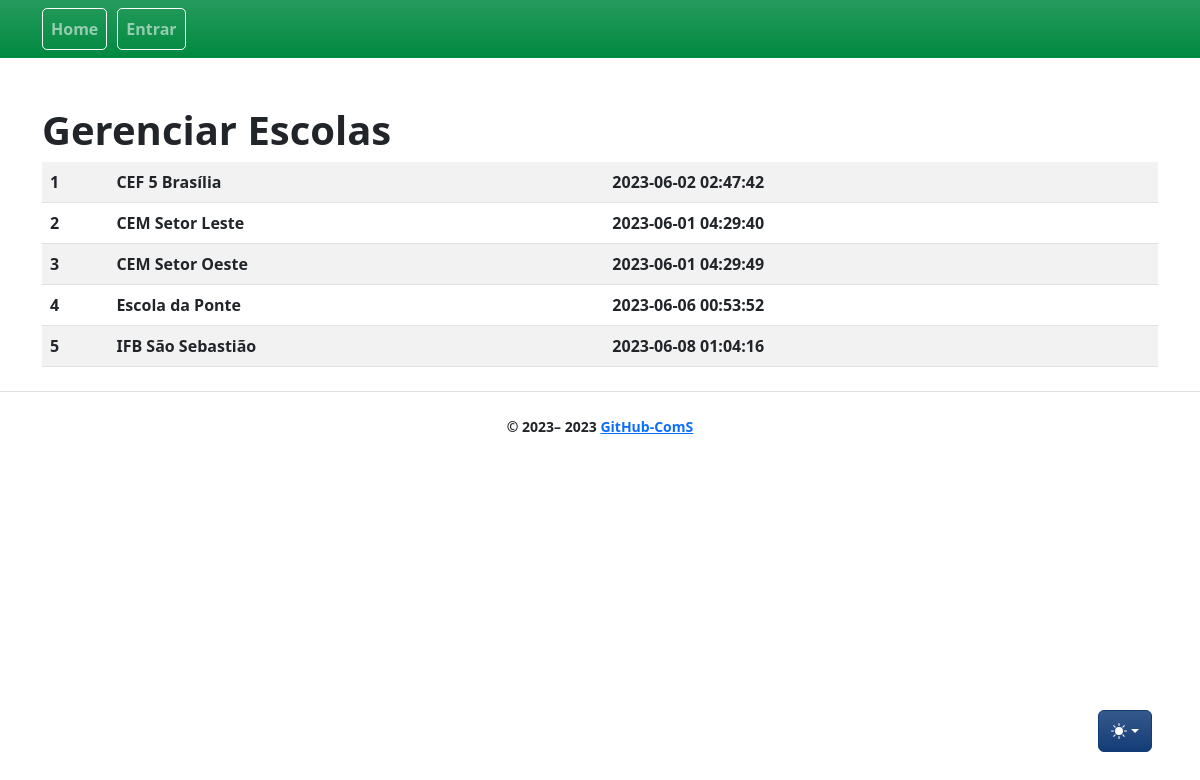
Screenshot of /schools/ with the database file from the repository.
### app/models/school.py (models this page shows, shortened)
class School(db.Model):
    __tablename__ = "school"
    id = db.Column(db.Integer, primary_key=True)
    title = db.Column(db.String)
    description = db.Column(db.String)
    created_at = db.Column(db.DateTime, nullable=False, default=func.now())
    updated_at = db.Column(
        db.DateTime, nullable=False, default=func.now(), onupdate=func.now()
        )

### app/controllers/schools_controllers.py (the view)
@bp.route("/", methods=["GET"])
def index():
    schools = School.query.all()
    return render_template(_j.index, entities=schools, **properties)

### app/templates/schools/index.jinja2 (shortened to what this page needs)
{% extends "base.jinja2" %}
{% from 'bootstrap5/utils.html' import render_icon %}
{% from 'macros/component_confirm_modal.jinja2' import confirmModalMacro, confirmModalScript %}
{% block head %}
{{ super() }}
{% endblock %}
{% block content %}
<div class="table-wrapper">
    <div class="table-title">
        <div class="row">
            <div class="col-sm-6">
                <h1>Gerenciar {{collection_name}}</h1>
            </div>
            <div class="col-sm-6">
            </div>
        </div>
    </div>
    <table class="table table-striped table-hover">
        <tbody>
            {% for entity in entities %}
            <tr>
                {% for field in list_fields %}
                <td>{{ entity[field] }}</td>
                {% endfor %}
                <td>
                    <a class="btn" href="{{ url_for('schools.show', id=entity.id) }}" title="View"> {{
                        render_icon('search') }} </a>
                </td>
            </tr>
            {% endfor %}
        </tbody>
    </table>
</div>
{% endblock %}

### rows the page displays
School: id "1" "CEF 5 Brasília" "2023-06-02 02:47:42"
School: id "2" "CEM Setor Leste" "2023-06-01 04:29:40"
School: id "3" "CEM Setor Oeste" "2023-06-01 04:29:49"
School: id "4" "Escola da Ponte" "2023-06-06 00:53:52"
School: id "5" "IFB São Sebastião" "2023-06-08 01:04:16"

### other values shown
{{ render_nav_item('main.index', 'Home') }} "Home"
{{ render_nav_item('auth.login', 'Entrar') }} "Entrar"
{{ collection_name }} "Escolas"
